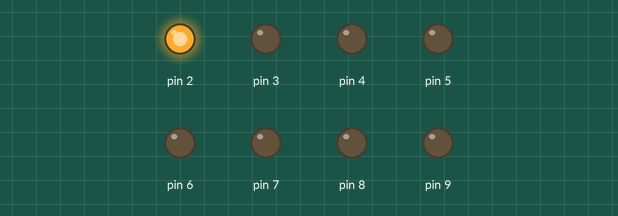
This sketch was run on a simulated Arduino Uno, built with avr-gcc and run on an emulated ATmega328P. Shown: output pins drawn as LEDs (lit = HIGH).

Above: at 0.86 s.
At 1.48 s:
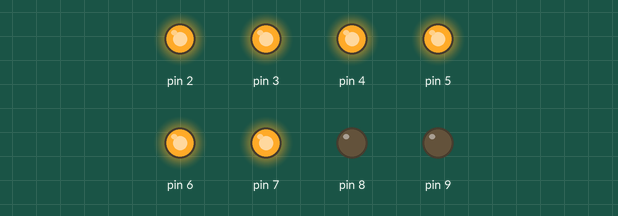
At 1.86 s:
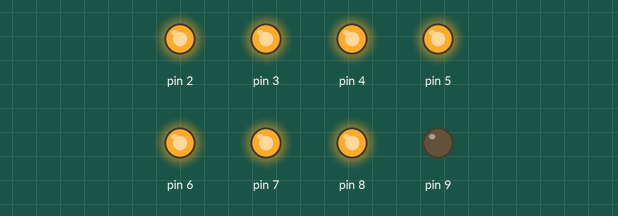
At 2.98 s:
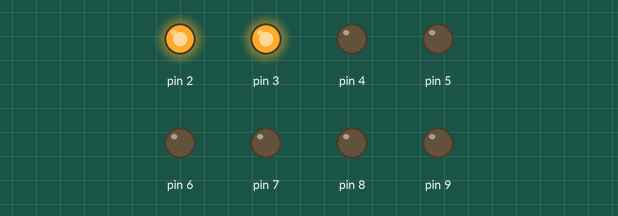
At 4.11 s:
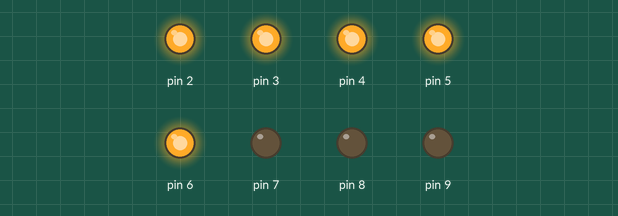
At 5.23 s:
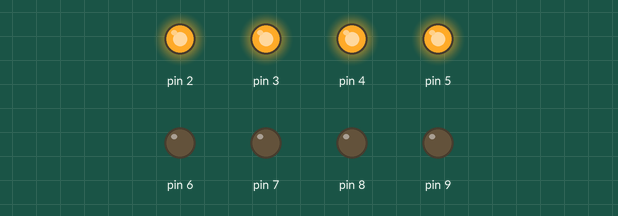
Timing chart, 0 to 5.5 s (numbered marks = the images above):
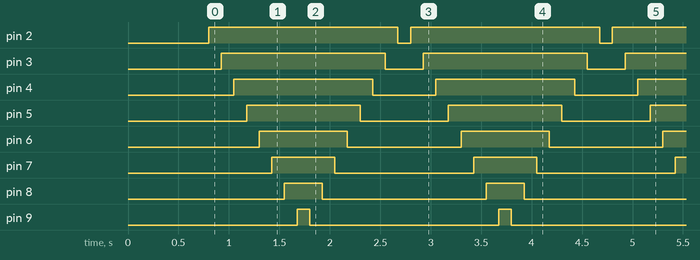

The sketch:

TimerCounter.ino
```cpp
//#include <TimerOne.h>

int pinNum = 2;
void setup()
{
  while(pinNum < 10)
  {
    pinMode(pinNum, OUTPUT);
    pinNum++;
    delay(100);
  }
  pinNum = 2;
  //Timer1.initialize(100000);
  //Timer1.attachInterrupt( timerIsr );
}

void loop()
{
  for(pinNum = 2; pinNum < 10; pinNum++)
  {
  digitalWrite(pinNum, digitalRead(pinNum) ^ 1);
  delay(125);
  }
  for(pinNum = 9; pinNum > 1; pinNum--)
  {
  digitalWrite(pinNum, digitalRead(pinNum) ^ 1);
  delay(125);
  }
}
```

Measured:
- by itself, pin 2: alternates HIGH for 1.9 s and LOW for 0.13 s
- by itself, pin 3: alternates HIGH for 1.6 s and LOW for 0.38 s
- by itself, pin 4: alternates HIGH for 1.4 s and LOW for 0.63 s
- by itself, pin 5: alternates HIGH for 1.1 s and LOW for 0.88 s
- by itself, pin 6: alternates HIGH for 0.88 s and LOW for 1.1 s
- by itself, pin 7: alternates HIGH for 0.63 s and LOW for 1.4 s
- by itself, pin 8: alternates HIGH for 0.38 s and LOW for 1.6 s
- by itself, pin 9: alternates HIGH for 0.13 s and LOW for 1.9 s
